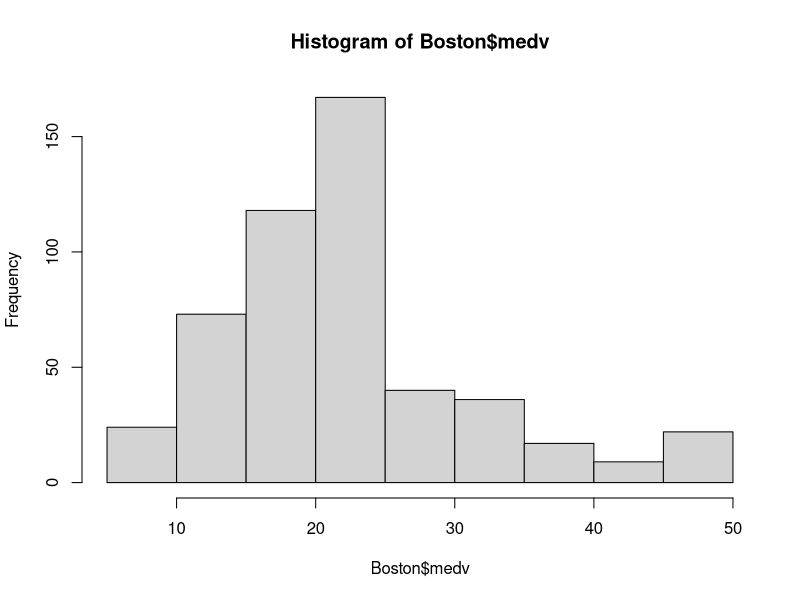
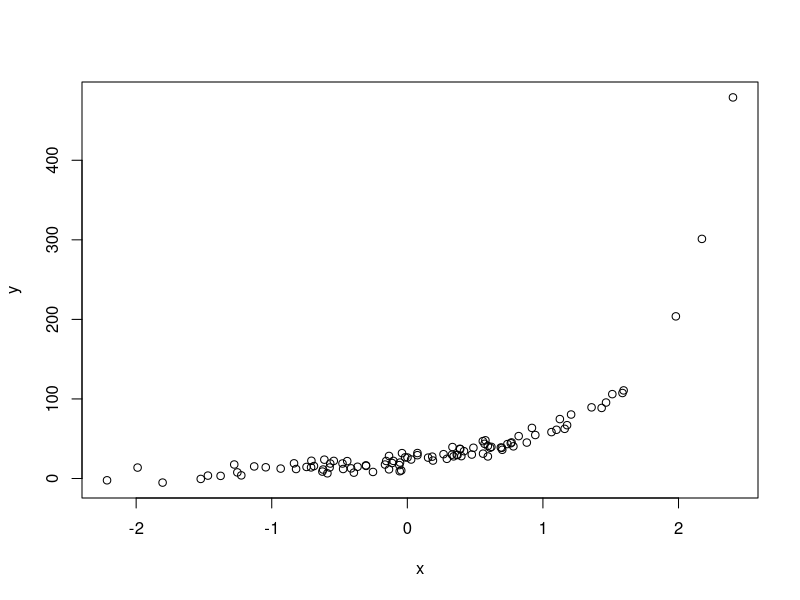
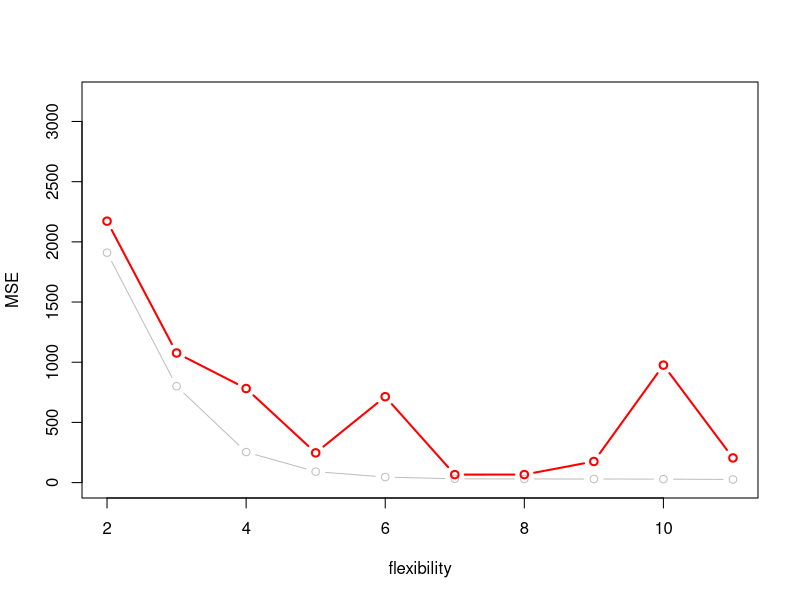

Generate these figures, in order, with R:
## ---- chunk 1
knitr::opts_chunk$set(echo = TRUE)
## ---- chunk 2
library(MASS)
## ---- chunk 3
set.seed(97)
## ---- chunk 4
mu.hat <- mean(Boston$medv)
mu.hat
## ---- chunk 5
se.mu.hat <- sd(Boston$medv)/sqrt(length(Boston$medv))
se.mu.hat
## ---- chunk 6
library(boot)
## ---- chunk 7
mean.boot.fn <- function(data, index){ 
	mean(data[index]) 
}
mean.boot <- boot(Boston$medv, mean.boot.fn, 1000) 
mean.boot
## ---- chunk 8
mean(mean.boot$t) - 1.96*sd(mean.boot$t)
mean(mean.boot$t) + 1.96*sd(mean.boot$t)
## ---- chunk 9
t.test(Boston$medv)
## ---- chunk 10
med <- median(Boston$medv)
med
## ---- chunk 11
median.boot.fn <- function(data, index){ 
	median(data[index]) 
}
median.boot <- boot(Boston$medv, median.boot.fn, 1000) 
median.boot
## ---- chunk 12
Q1 <- quantile(Boston$medv, .25)
Q3 <- quantile(Boston$medv, .75)
Q1
Q3
## ---- chunk 13
quantile.boot.fn <- function(data, index){
  quantile(data[index], c(.25, .75))
}
quantile.boot <- boot(Boston$medv, quantile.boot.fn, 1000)
quantile.boot
## ---- chunk 14
hist(Boston$medv)
## ---- chunk 15
set.seed(1)
x=rnorm(100)
set.seed(2)
y=2.5+20*exp(x)+0.3*x^5*exp(x)+rnorm(100,0,5)
## ---- chunk 16
plot(x,y)
## ---- chunk 17
sim=data.frame(y=y,x=x)
## ---- chunk 18
tr.error.10=rep(0,10)
cv.error.10=rep(0,10)
set.seed(100)
for(i in 1:10){
  glm.fit=glm(y~poly(x,i),data=sim)
  tr.error.10[i]=mean((y-predict(glm.fit,sim))^2)
  cv.error.10[i]=cv.glm(sim,glm.fit,K=10)$delta[1]
}
## ---- chunk 19
tr.error.10
## ---- chunk 20
cv.error.10
## ---- chunk 21
flex=2:11
plot(flex,tr.error.10,type="b",col="gray",xlab="flexibility",ylab="MSE",ylim=c(0,3200))
lines(flex,cv.error.10,type="b",col="red",lwd=2)
